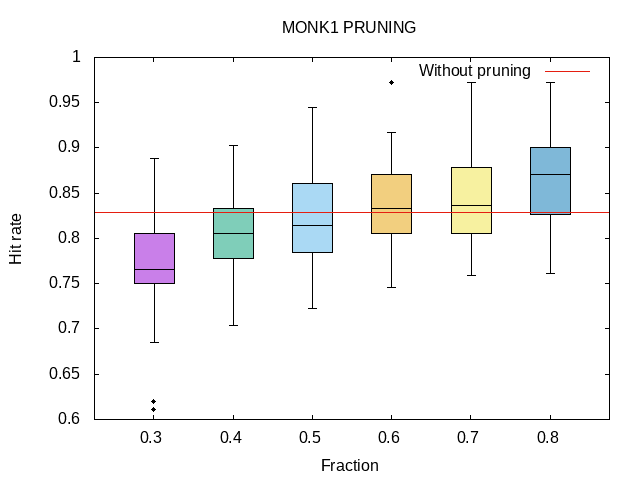

Here is the gnuplot script that generated this plot:
set terminal png
set output 'plot1.png'
set datafile separator ','

set style fill solid 0.5 border -1
set style boxplot outliers pointtype 7
set style data boxplot
set boxwidth 0.5
set pointsize 0.5

set title "MONK1 PRUNING"
set xtics ("0.3" 1, "0.4" 2, "0.5" 3, "0.6" 4, "0.7" 5, "0.8" 6)
set  xlabel "Fraction"
set ylabel "Hit rate"

plot for [i=1:6] 'data1.csv' using (i):i notitle, 0.8287 title "Without pruning"